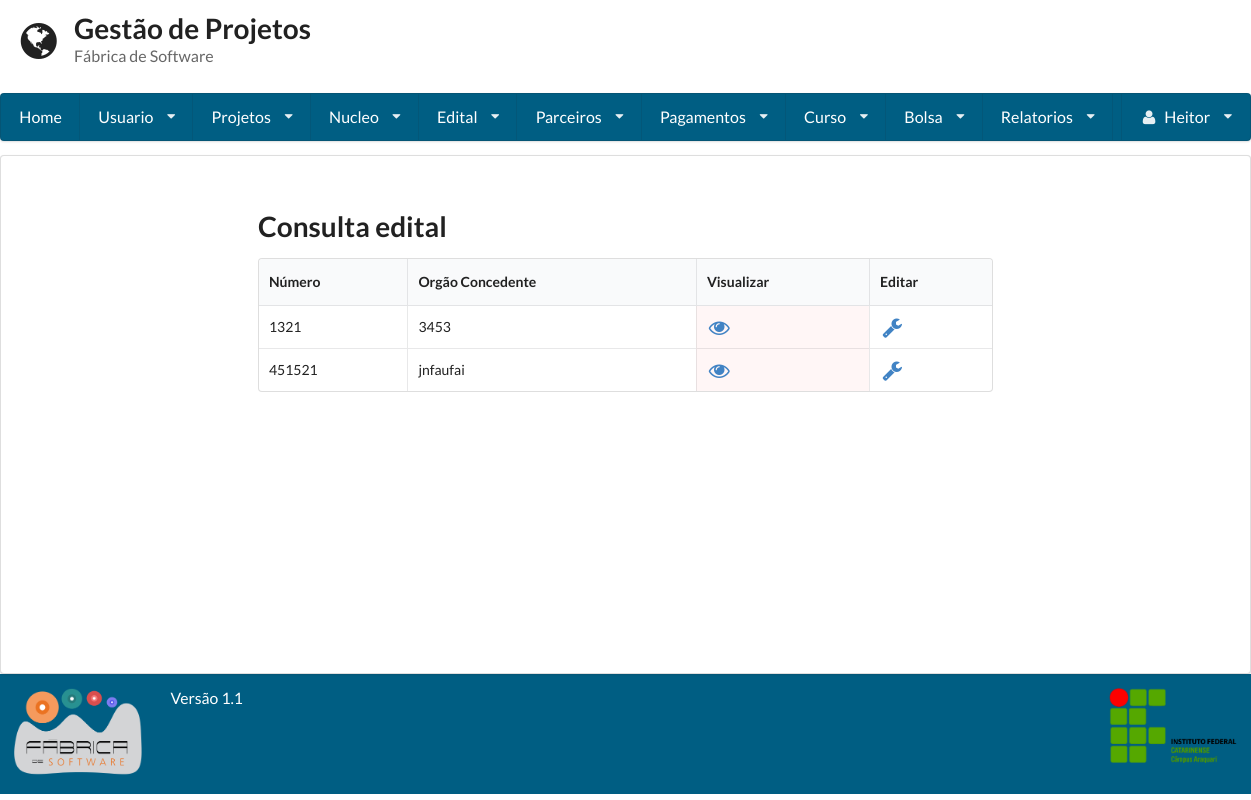
/consulta_edital/ (signed in), run on the app's committed database.
### gestaoapp/models/edital.py (models this page shows, shortened)
class Edital(models.Model):
    numero = models.IntegerField(unique=True)
    orgao_concedente = models.CharField(max_length=255)
    dt_inicio = models.DateField()
    dt_termino = models.DateField()
    url_edital = models.URLField(max_length=200, null=True, blank=True)
    verba = models.FloatField(null=True, blank=True)
    qtd_bolsa = models.IntegerField(null=True, blank=True)
    pdf_edital = models.FileField(null=True, blank=True)
    data_hora_cadastro = models.DateTimeField(auto_now=True)
    responsavel_cadastro = models.ForeignKey(User)

### gestaoapp/views/edital.py (the view, shortened to what this page needs)
# urls.py: url(r'^consulta_edital/', ConsultaEdital.as_view()),
class ConsultaEdital(LoginRequiredMixin, View):
    template = 'edital/consulta.html'
    def get(self, request):
        form = Busca()
        edital = Edital.objects.all()
        return render(request, self.template, {'editals': edital, "form": form})

### gestaoapp/templates/edital/consulta.html (shortened to what this page needs)
{% extends 'base.html'%}
{% block conteudo%}
<form method='POST' action='/consulta_edital/' class="ui form">
 	<h1 class=" ui header">Consulta edital</h1>
</form>
<table class="ui celled table">
	<thead>
		<tr>
			<th>Número</th>
			<th>Orgão Concedente</th>
			{% if user.is_superuser %}
				<th>Visualizar</th>
				<th>Editar</th>
			{% endif %}
		</tr>
	</thead>
	<tbody>
	{% for edital in editals %}
		<tr>
			<td>{{edital.numero}}</td>
			<td>{{edital.orgao_concedente}}</td>
			{% if user.is_superuser %}
				<td class="negative"><a href="../visualizar_edital/{{edital.id}}"><i class="unhide large icon"></i></a></td>
				<td><a href="../editar_edital/{{edital.id}}"><i class="configure large icon"></i></a></td>
			{% endif %}
		</tr>
	{% endfor %}
	</tbody>
</table>
{%endblock%}

### gestaoapp/templates/base.html (shortened to what this page needs)
<!doctype html>
<head>
    {% load staticfiles %}
    <link rel="stylesheet" href="{% static 'semantic-2.1/dist/semantic.css' %}"/>
    <link rel="stylesheet" href="{% static 'base.css' %}"/>
</head>
<body class="cor-fundo">
<header class="cabecalho">
    <div class="ui grid">
        <div class="row">
            <div class='twelve wide column'>
                <h1 class="ui header">
                    <i class='ui icon world'></i>
                    <div class="ui content">
                        Gestão de Projetos
                        <p class="sub header">
                            Fábrica de Software
                        </p>
                    </div>
                </h1>
            </div>
        </div>
        {% if user.is_authenticated %}
            <div class="computer only row">
                <nav class="ui large menu stackable"><a class="item" href="/home">Home</a>
                    <div class="ui dropdown item">Usuario<i class="dropdown icon"></i>
                    </div>
                    <div class="ui dropdown item">Projetos<i class="dropdown icon"></i>
                    </div>
                    <div class="ui dropdown item">Nucleo<i class="dropdown icon"></i>
                    </div>
                    <div class="ui dropdown item">Edital<i class="dropdown icon"></i>
                    </div>
                    <div class="ui dropdown item">Parceiros<i class="dropdown icon"></i>
                    </div>
                    <div class="ui dropdown item">Pagamentos<i class="dropdown icon"></i>
                    </div>
                    {% if user.is_superuser %}
                        <div class="ui dropdown item">Curso<i class="dropdown icon"></i>
                        </div>
                    {% endif %}
                    {% if user.is_superuser %}
                        <div class="ui dropdown item">Bolsa<i class="dropdown icon"></i>
                        </div>
                    {% endif %}
                    {% if user.is_superuser %}
                        <div class="ui dropdown item">Relatorios<i class="dropdown icon"></i>
                        </div>
                    {% endif %}
                    <div class="ui dropdown item right floated"><i class="user icon"></i>
                        {{ request.user.first_name }} <i class="dropdown icon"></i>
                    </div>
                </nav>
            </div>
        {% endif %}
    </div>
</header>
<article class="corpo ui segment cor-conteudo">
    <div class="ui grid">
        <div class="row">
            <div class="three wide column"></div>
            <div class="ten wide column">
                {% block conteudo %}
                {% endblock %}
            </div>
        </div>
    </div>
</article>
<footer class="ui grid rodape verde_escuro">
    <div class="two wide column">
        <img class="ui small image" src="{% static 'fabrica.png' %}">
    </div>
    <div class=" twelve wide column">
        <label class="centered"> Versão 1.1 </label>
    </div>
    <div class="two wide column">
        <img class="ui small image" src="{% static 'ifc2.png' %}">
    </div>
</footer>
</body>
</html>

### static/base.css (style rules this page uses)
.ui.grid { margin: 0 !important; padding: 0 !important; }
.cabecalho { min-height: 16% !important; color: #005e83 !important; }
.cabecalho .grid { margin: 0 !important; padding: 0 !important; }
.corpo { min-height: 64.9% !important; }
.rodape { min-height: 11% !important; }
article { margin: 0 !important; }
.verde_escuro { background: #005e83 !important; color: #FFFFFF !important; }
.ui.menu { width: 100% !important; background-color: #005e83 !important; }
.ui.menu > .item { color: #FFF !important; }
label { font-size: 1.125em !important; }

### data on the page
Edital: numero "1321", orgao_concedente "3453"
Edital: numero "451521", orgao_concedente "jnfaufai"

### other printed values
{{ request.user.first_name }} "Heitor"
